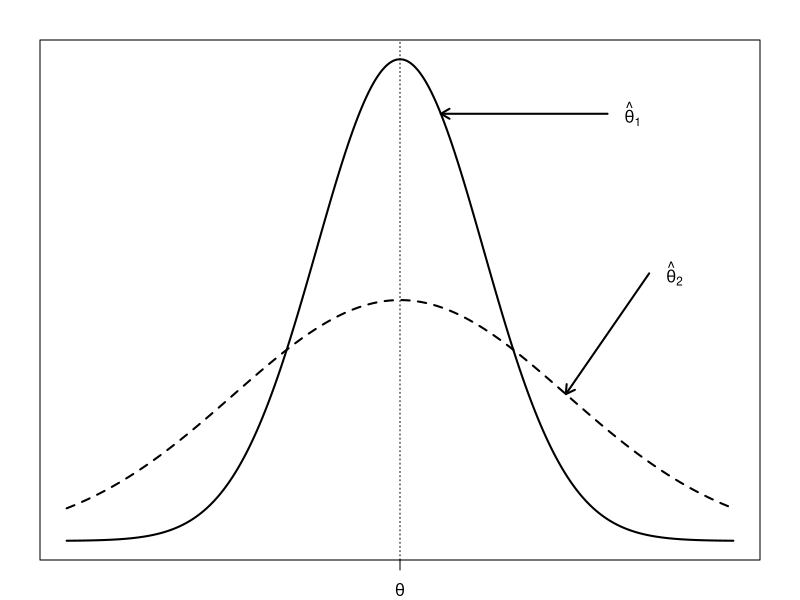
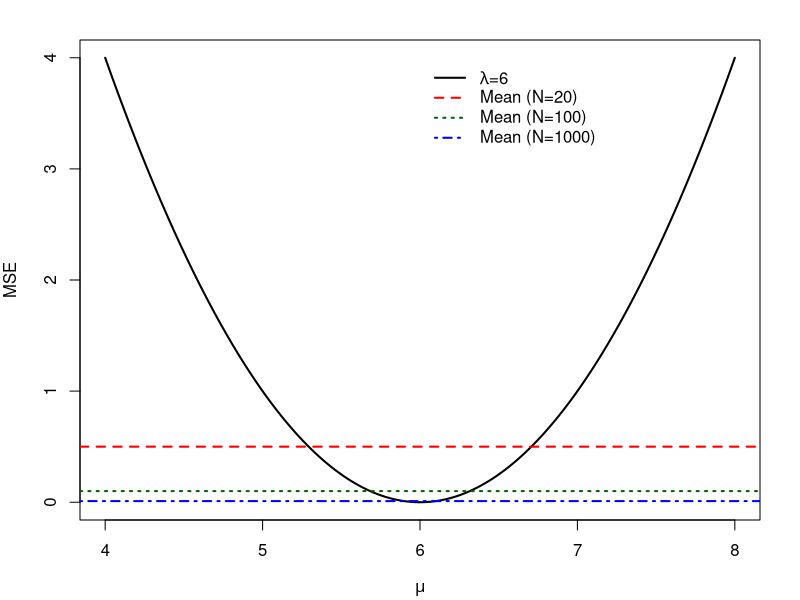
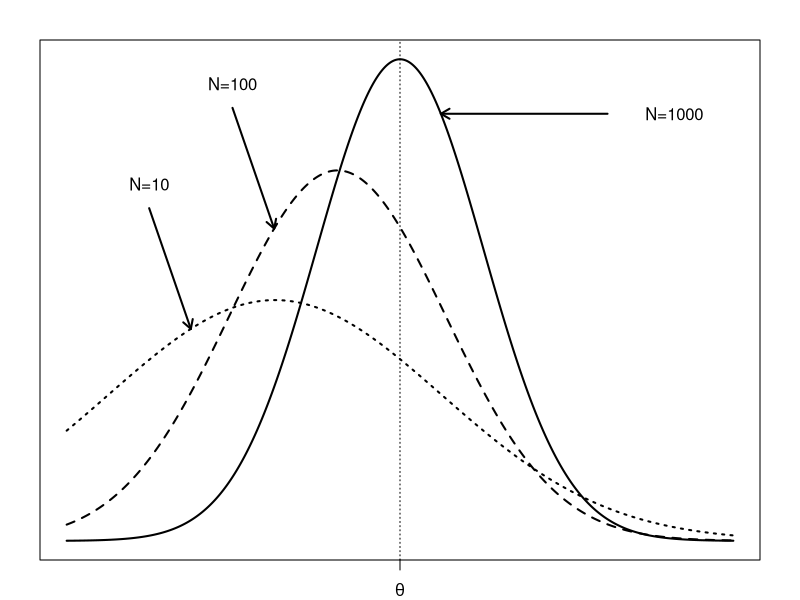

These figures' R source, in order:
#####################################
# PLSC 502 -- Fall 2016
#
# Day Thirteen materials
#####################################
# Not much here today... 
#
# Efficiency plot example:

x <- seq(-4,4,by=0.01)
fat<-dnorm(x,0,2)
thin<-dnorm(x,0,1)

pdf("EfficiencyPicR.pdf",6,5)
par(mar=c(2,2,2,2))
plot(x,thin,t="l",lwd=2,lty=1,xaxt="n",yaxt="n",xlab="",
     ylab="")
lines(x,fat,lwd=2,lty=2)
arrows(x[450],thin[450],x[450]+2,thin[450],lwd=2,length=0.1,code=1)
text(x[450]+2.3,thin[450],labels=expression(paste(hat(theta)[1])))
arrows(x[600],fat[600],x[600]+1,fat[600]+0.1,lwd=2,length=0.1,code=1)
text(x[600]+1.3,fat[600]+0.1,labels=expression(paste(hat(theta)[2])))
axis(1,at=0,labels=expression(paste(theta)))
abline(v=0,lty=3,lwd=1)
dev.off()

# MSE / "6" plot:

x<-seq(4,8,by=0.01)
MSEsix <- 36-12*x+x^2
MSEMean20 <- 10/20
MSEMean100 <- 10/100
MSEMean1000 <- 10/1000

pdf("VariousMSEsR.pdf",6,5)
par(mar=c(4,4,2,2))
plot(x,MSEsix,t="l",lwd=2,xlab=expression(mu),
     ylab="MSE")
abline(h=MSEMean20,col="red",lty=2,lwd=2)
abline(h=MSEMean100,col="darkgreen",lty=3,lwd=2)
abline(h=MSEMean1000,col="blue",lty=4,lwd=2)
legend(6,4,bty="n",lty=c(1,2,3,4),lwd=2,
       col=c("black","red","darkgreen","blue"),
       legend=c(expression(paste(lambda,"=6")),"Mean (N=20)",
                "Mean (N=100)","Mean (N=1000)"))
dev.off()

# Consistency:

x <- seq(-4,4,by=0.01)
fat<-dnorm(x,-1.5,2)
med<-dnorm(x,-0.75,1.3)
thin<-dnorm(x,0,1)

pdf("ConsistencyPicR.pdf",6,5)
par(mar=c(2,2,2,2))
plot(x,thin,t="l",lwd=2,lty=1,xaxt="n",yaxt="n",xlab="",
     ylab="")
lines(x,med,lwd=2,lty=2)
lines(x,fat,lwd=2,lty=3)
arrows(x[450],thin[450],x[450]+2,thin[450],lwd=2,length=0.1,code=1)
text(x[450]+2.8,thin[450],labels="N=1000")
arrows(x[250],med[250],x[250]-0.5,med[250]+0.1,lwd=2,length=0.1,code=1)
text(x[250]-0.5,med[250]+0.12,labels="N=100")
arrows(x[150],fat[150],x[150]-0.5,fat[150]+0.1,lwd=2,length=0.1,code=1)
text(x[150]-0.5,fat[150]+0.12,labels="N=10")
axis(1,at=0,labels=expression(paste(theta)))
abline(v=0,lty=3,lwd=1)
dev.off()
